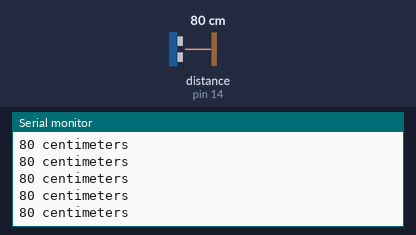
Simulated run of this sketch. Board: Arduino Uno, built with avr-gcc and run on an emulated ATmega328P. On the bench: the last lines printed to the serial monitor. Wiring (inferred from the names in the program): ultrasonic range finder: trigger pin 15; echo pin 14. Inputs (shaded band) come from the test bench; at power-on: distance to the obstacle (sensor on pin 14) 80 cm. The echo pulse lasts 58.3 µs per cm.

Above: at 1.2 s.
1.3 s: distance to the obstacle (sensor on pin 14) set to 120 cm
At 2.1 s:
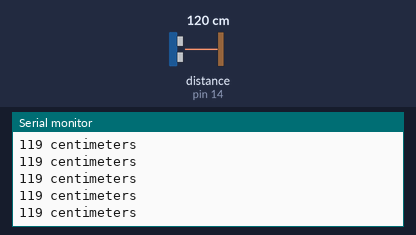
4.3 s: distance to the obstacle (sensor on pin 14) set to 2 cm
At 5.2 s:
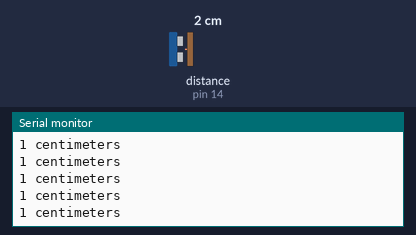
7.3 s: distance to the obstacle (sensor on pin 14) set to 18 cm
At 8.0 s:
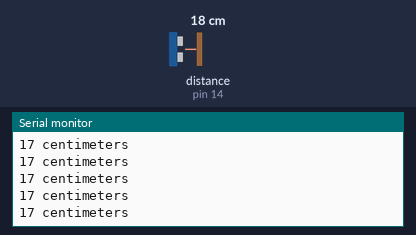
13.3 s: distance to the obstacle (sensor on pin 14) set to 250 cm
At 14.3 s:
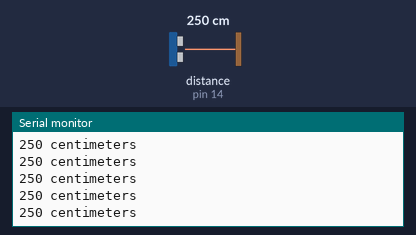
16.3 s: distance to the obstacle (sensor on pin 14) set to 35 cm
At 17.4 s:
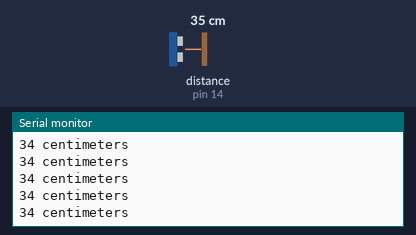
22.3 s: distance to the obstacle (sensor on pin 14) set to 299 cm
At 23.3 s:
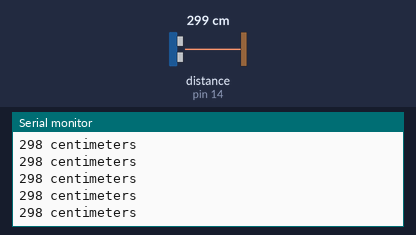
Timing chart, 0 to 25.3 s (numbered marks = the images above; inputs shaded):
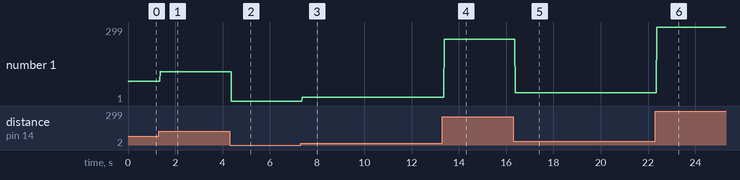

The sketch:

Distance_Meter_Test.ino
```cpp
/*
By DrakerDG (c)

Follow me:
Youtube: https://youtube.com/user/DrakerDG
Facebook: https://www.facebook.com/DrakerDG
Instagram: https://www.instagram.com/drakerdgx
*/

const int trig1 = 15;
const int echo1 = 14;
long Duration1;
int Distance1;

void setup() {
  Serial.begin(9600);
  pinMode (trig1, OUTPUT);
  pinMode (echo1,INPUT);

}

void loop() {
  digitalWrite(trig1, LOW);
  delayMicroseconds(2);
  digitalWrite(trig1, HIGH);
  delayMicroseconds(10);
  digitalWrite(trig1, LOW);
  Duration1 = pulseIn(echo1, HIGH);
  Distance1 = Duration1*0.03432/2;

  Serial.print(Distance1);
  Serial.println(" centimeters");
}
```

Measured:
- after the input at 1.3 s, the serial monitor: prints a new line after 0.07 s (image 1)
- after the input at 4.3 s, the serial monitor: prints a new line after 0.08 s (image 2)
- after the input at 7.3 s, the serial monitor: prints a new line after 0.07 s (image 3)
- after the input at 13.3 s, the serial monitor: prints a new line after 0.08 s (image 4)
- after the input at 16.3 s, the serial monitor: prints a new line after 0.08 s (image 5)
- after the input at 22.3 s, the serial monitor: prints a new line after 0.07 s (image 6)
- plotted number 1: 80 → 119 after the input at 1.3 s, 119 → 1 after the input at 4.3 s, 1 → 17 after the input at 7.3 s, 17 → 250 after the input at 13.3 s, 250 → 34 after the input at 16.3 s
